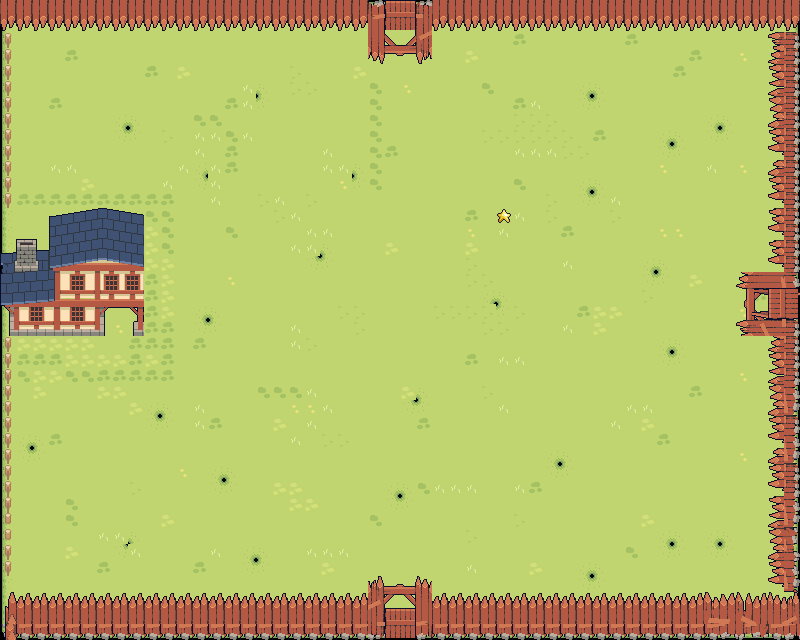

A level layout from a 2D game, rendered from its tile map. Below: a short description, then the map file with tile-grid data replaced by summaries:
An orthogonal 50x40 tile map with 16x16 px tiles, 6 tile layers (Capa de patrones 1, Capa 3, Capa de patrones 2, Abierta, ...), 11 tilesets and 6 objects.

<map version="1.10" tiledversion="1.11.2" orientation="orthogonal" renderorder="right-down" width="50" height="40" tilewidth="16" tileheight="16" infinite="0" nextlayerid="10" nextobjectid="14">
 <tileset firstgid="1" source="Fences.tsx" />
 <tileset firstgid="17" source="Grass.tsx" />
 <tileset firstgid="94" source="Basic_Furniture.tsx" />
 <tileset firstgid="148" source="Basic_Plants.tsx" />
 <tileset firstgid="160" source="Village/Tile2_01.tsx" />
 <tileset firstgid="164" source="Village/Tileset2.tsx" />
 <tileset firstgid="420" source="Village/1.tsx" />
 <tileset firstgid="421" source="village/Door1.tsx" />
 <tileset firstgid="469" source="1.tsx" />
 <tileset firstgid="476" source="village/house.tsx" />
 <tileset firstgid="525" source="village/1.tsx" />
 <layer id="1" name="Capa de patrones 1" width="50" height="40">
  <data>[2000 cells, 2000 non-empty, 19 distinct tile ids]</data>
 </layer>
 <layer id="9" name="Capa 3" width="50" height="40">
  <data>[2000 cells, 3 non-empty, 1 distinct tile ids]</data>
 </layer>
 <layer id="2" name="Capa de patrones 2" width="50" height="40">
  <data>[2000 cells, 495 non-empty, 118 distinct tile ids]</data>
 </layer>
 <layer id="6" name="Abierta" width="50" height="40">
  <data>[2000 cells, 6 non-empty, 3 distinct tile ids]</data>
 </layer>
 <layer id="7" name="Cerrada" width="50" height="40">
  <data>[2000 cells, 12 non-empty, 4 distinct tile ids]</data>
 </layer>
 <layer id="8" name="Estrella" width="50" height="40">
  <data>[2000 cells, 1 non-empty, 1 distinct tile ids]</data>
 </layer>
 <objectgroup id="3" name="Muro">
  <object id="1" x="16.5119" y="1.73809" width="765.629" height="26.9404" />
  <object id="4" x="15.6428" y="591.82" width="765.629" height="45.1903" />
  <object id="5" x="769.105" y="0.869046" width="27.8094" height="636.141" />
  <object id="6" x="1.73809" y="0.869046" width="13.9047" height="636.141" visible="0" />
  <object id="7" x="0.6428" y="208.345" width="144.202" height="127.107" />
  <object id="13" x="0" y="0" width="17" height="641" />
 </objectgroup>
</map>
